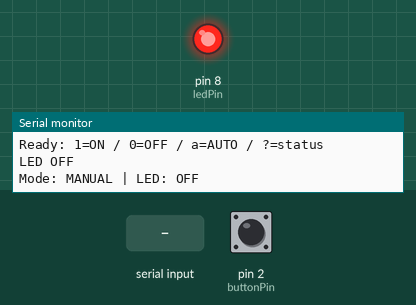
The program below on a simulated Arduino Uno, built with avr-gcc and run on an emulated ATmega328P. Parts: output pins drawn as LEDs (lit = HIGH), the last lines printed to the serial monitor. Dashed ring = blinking. The inputs (shaded band) are chosen by the test bench; at power-on: pin 2 (buttonPin) HIGH.

Above: at 1.2 s.
1.3 s: "a\n" received over Serial
At 2.6 s:
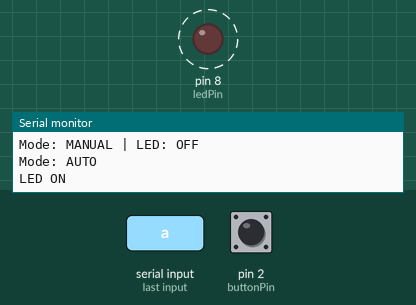
5.9 s: pin 2 (buttonPin) pulled LOW for 1 s
11.4 s: "0\n" received over Serial
At 11.9 s:
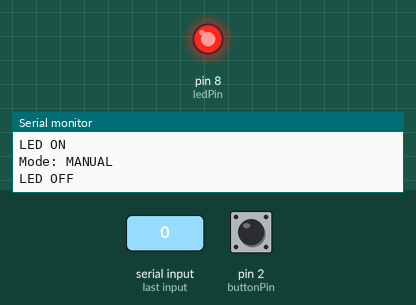
Timing chart, 0 to 13.9 s (numbered marks = the images above; inputs shaded):
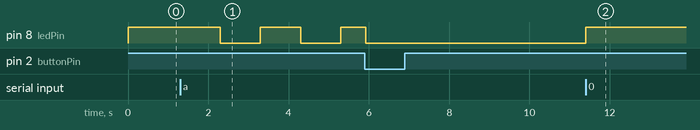

The program:

main.cpp
```cpp
#include <Arduino.h>

const int ledPin = 8;
const int buttonPin = 2;

bool ledOn = false;
bool autoMode = false;

unsigned long previousLedMillis = 0;
const unsigned long ledInterval = 1000;

int lastReading = HIGH;
int stableButtonState = HIGH;
unsigned long lastChangeMillis = 0;
const unsigned long debounceInterval = 20;

void setLed(bool on) {
  ledOn = on;
  // 当前接线：LOW 亮，HIGH 灭
  digitalWrite(ledPin, ledOn ? LOW : HIGH);
  Serial.println(ledOn ? "LED ON" : "LED OFF");
}

void printStatus() {
  Serial.print("Mode: ");
  Serial.print(autoMode ? "AUTO" : "MANUAL");
  Serial.print(" | LED: ");
  Serial.println(ledOn ? "ON" : "OFF");
}

void setup() {
  digitalWrite(ledPin, HIGH);
  pinMode(ledPin, OUTPUT);
  pinMode(buttonPin, INPUT_PULLUP);
  Serial.begin(9600);
  Serial.println("Ready: 1=ON / 0=OFF / a=AUTO / ?=status");
  setLed(false);
  printStatus();
}

void loop() {
  // 一、串口命令
  if (Serial.available() > 0) {
    char command = Serial.read();
    if (command == '1') {
      autoMode = false;
      Serial.println("Mode: MANUAL");
      setLed(true);
    } else if (command == '0') {
      autoMode = false;
      Serial.println("Mode: MANUAL");
      setLed(false);
    } else if (command == 'a') {
      autoMode = true;
      // 保留当前亮灭状态，从现在起计时
      previousLedMillis = millis();
      Serial.println("Mode: AUTO");
    } else if (command == '?') {
      printStatus();
    } else if (command != '\r' && command != '\n') {
      Serial.println("Unknown command");
    }
  }

  unsigned long now = millis();

  // 二、连续稳定 20 ms 后确认按键状态
  int reading = digitalRead(buttonPin);
  if (reading != lastReading) {
    lastChangeMillis = now;
  }
  if (now - lastChangeMillis >= debounceInterval) {
    if (reading != stableButtonState) {
      stableButtonState = reading;
      if (stableButtonState == LOW) {
        autoMode = false;
        Serial.println("Button pressed");
        Serial.println("Mode: MANUAL");
        setLed(!ledOn);
      }
    }
  }
  lastReading = reading;

  // 三、自动模式下才定时切换
  if (autoMode) {
    if (now - previousLedMillis >= ledInterval) {
      previousLedMillis = now;
      setLed(!ledOn);
    }
  }
}
```

Measured:
- after the input at 1.3 s, pin 8 (ledPin): alternates HIGH for 1.0 s and LOW for 1.0 s, starting after 1.0 s
- after the input at 11.4 s, pin 8 (ledPin): LOW → HIGH at once
